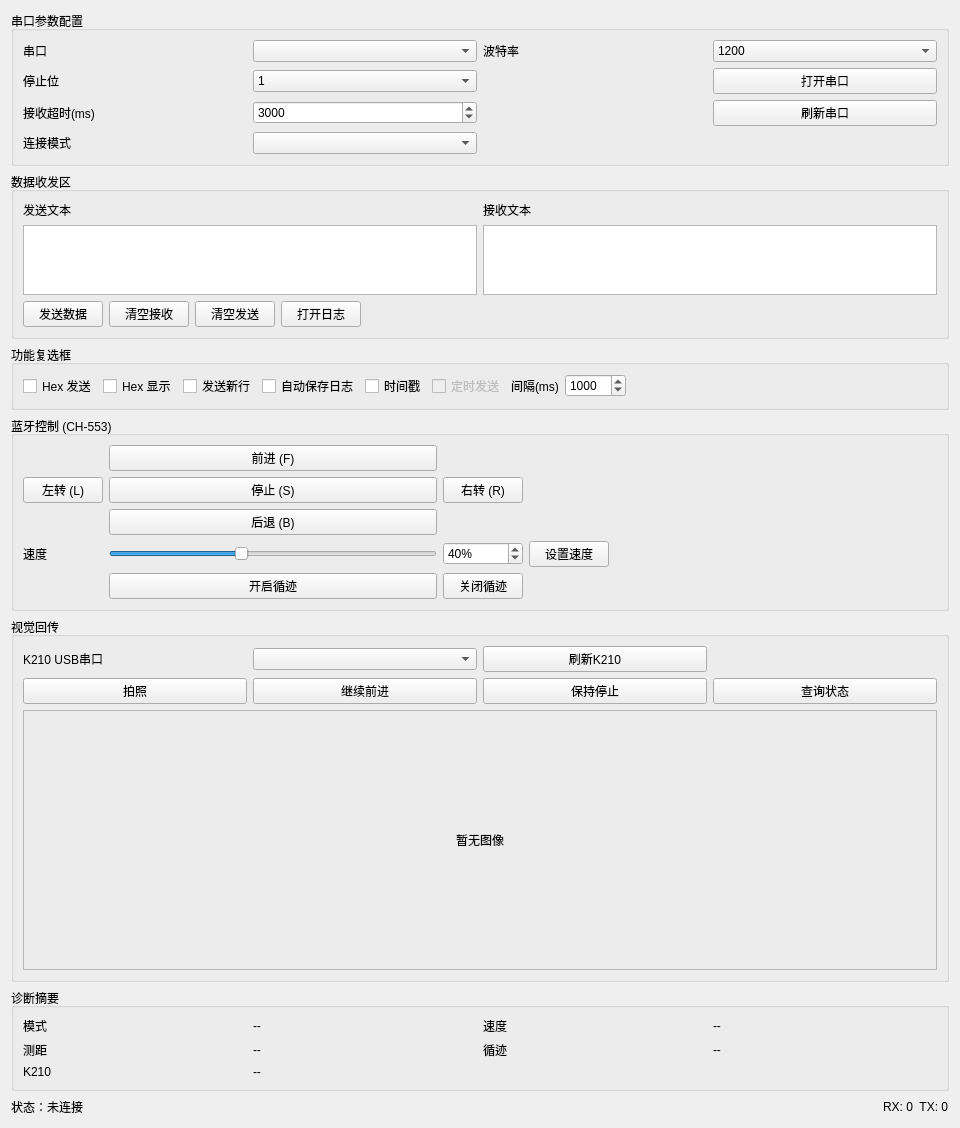
<?xml version="1.0" encoding="UTF-8"?>
<ui version="4.0">
 <class>Widget</class>
 <widget class="QWidget" name="Widget">
  <property name="geometry">
   <rect>
    <x>0</x>
    <y>0</y>
    <width>960</width>
    <height>1040</height>
   </rect>
  </property>
  <property name="windowTitle">
   <string>多功能串口助手</string>
  </property>
  <layout class="QGridLayout" name="rootLayout">
   <item row="0" column="0">
    <widget class="QGroupBox" name="configBox">
     <property name="title">
      <string>串口参数配置</string>
     </property>
     <layout class="QGridLayout" name="configLayout">
      <item row="0" column="0">
       <widget class="QLabel" name="portLabel">
        <property name="text">
         <string>串口</string>
        </property>
       </widget>
      </item>
      <item row="0" column="1">
       <widget class="QComboBox" name="portCombo"/>
      </item>
      <item row="0" column="2">
       <widget class="QLabel" name="baudLabel">
        <property name="text">
         <string>波特率</string>
        </property>
       </widget>
      </item>
      <item row="0" column="3">
       <widget class="QComboBox" name="baudCombo">
        <item>
         <property name="text">
          <string>1200</string>
         </property>
        </item>
        <item>
         <property name="text">
          <string>2400</string>
         </property>
        </item>
        <item>
         <property name="text">
          <string>4800</string>
         </property>
        </item>
        <item>
         <property name="text">
          <string>9600</string>
         </property>
        </item>
        <item>
         <property name="text">
          <string>19200</string>
         </property>
        </item>
        <item>
         <property name="text">
          <string>38400</string>
         </property>
        </item>
        <item>
         <property name="text">
          <string>57600</string>
         </property>
        </item>
        <item>
         <property name="text">
          <string>115200</string>
         </property>
        </item>
        <item>
         <property name="text">
          <string>230400</string>
         </property>
        </item>
        <item>
         <property name="text">
          <string>460800</string>
         </property>
        </item>
        <item>
         <property name="text">
          <string>921600</string>
         </property>
        </item>
       </widget>
      </item>
      <item row="2" column="0">
       <widget class="QLabel" name="stopBitsLabel">
        <property name="text">
         <string>停止位</string>
        </property>
       </widget>
      </item>
      <item row="2" column="1">
       <widget class="QComboBox" name="stopBitsCombo">
        <item>
         <property name="text">
          <string>1</string>
         </property>
        </item>
        <item>
         <property name="text">
          <string>2</string>
         </property>
        </item>
       </widget>
      </item>
      <item row="3" column="0">
       <widget class="QLabel" name="timeoutLabel">
        <property name="text">
         <string>接收超时(ms)</string>
        </property>
       </widget>
      </item>
      <item row="3" column="1">
       <widget class="QSpinBox" name="timeoutSpinBox">
        <property name="toolTip">
         <string>0 表示关闭超时检测</string>
        </property>
        <property name="minimum">
         <number>0</number>
        </property>
        <property name="maximum">
         <number>60000</number>
        </property>
        <property name="singleStep">
         <number>100</number>
        </property>
        <property name="value">
         <number>3000</number>
        </property>
       </widget>
      </item>
      <item row="3" column="3">
       <widget class="QPushButton" name="refreshBtn">
        <property name="text">
         <string>刷新串口</string>
        </property>
       </widget>
      </item>
      <item row="4" column="0">
       <widget class="QLabel" name="modeLabel">
        <property name="text">
         <string>连接模式</string>
        </property>
       </widget>
      </item>
      <item row="4" column="1">
       <widget class="QComboBox" name="modeCombo"/>
      </item>
      <item row="2" column="3">
       <widget class="QPushButton" name="openCloseBtn">
        <property name="text">
         <string>打开串口</string>
        </property>
       </widget>
      </item>
     </layout>
    </widget>
   </item>
   <item row="1" column="0">
    <widget class="QGroupBox" name="dataBox">
     <property name="title">
      <string>数据收发区</string>
     </property>
     <layout class="QGridLayout" name="dataLayout">
      <item row="0" column="0">
       <widget class="QLabel" name="sendLabel">
        <property name="text">
         <string>发送文本</string>
        </property>
       </widget>
      </item>
      <item row="0" column="1">
       <widget class="QLabel" name="recvLabel">
        <property name="text">
         <string>接收文本</string>
        </property>
       </widget>
      </item>
      <item row="1" column="0">
       <widget class="QPlainTextEdit" name="sendEdit"/>
      </item>
      <item row="1" column="1">
       <widget class="QPlainTextEdit" name="recvEdit"/>
      </item>
      <item row="2" column="0" colspan="2">
       <layout class="QHBoxLayout" name="controlLayout">
        <item>
         <widget class="QPushButton" name="sendBtn">
          <property name="text">
           <string>发送数据</string>
          </property>
         </widget>
        </item>
        <item>
         <widget class="QPushButton" name="clearRxBtn">
          <property name="text">
           <string>清空接收</string>
          </property>
         </widget>
        </item>
        <item>
         <widget class="QPushButton" name="clearTxBtn">
          <property name="text">
           <string>清空发送</string>
          </property>
         </widget>
        </item>
        <item>
         <widget class="QPushButton" name="openLogBtn">
          <property name="text">
           <string>打开日志</string>
          </property>
         </widget>
        </item>
        <item>
         <spacer name="horizontalSpacer">
          <property name="orientation">
           <enum>Qt::Horizontal</enum>
          </property>
          <property name="sizeHint" stdset="0">
           <size>
            <width>40</width>
            <height>20</height>
           </size>
          </property>
         </spacer>
        </item>
       </layout>
      </item>
     </layout>
    </widget>
   </item>
   <item row="2" column="0">
    <widget class="QGroupBox" name="funcBox">
     <property name="title">
      <string>功能复选框</string>
     </property>
     <layout class="QHBoxLayout" name="funcLayout">
      <item>
       <widget class="QCheckBox" name="hexSendCheck">
        <property name="text">
         <string>Hex 发送</string>
        </property>
       </widget>
      </item>
      <item>
       <widget class="QCheckBox" name="hexDisplayCheck">
        <property name="text">
         <string>Hex 显示</string>
        </property>
       </widget>
      </item>
      <item>
       <widget class="QCheckBox" name="appendNewlineCheck">
        <property name="text">
         <string>发送新行</string>
        </property>
       </widget>
      </item>
      <item>
       <widget class="QCheckBox" name="autoSaveLogCheck">
        <property name="text">
         <string>自动保存日志</string>
        </property>
       </widget>
      </item>
      <item>
       <widget class="QCheckBox" name="timestampCheck">
        <property name="text">
         <string>时间戳</string>
        </property>
       </widget>
      </item>
      <item>
       <widget class="QCheckBox" name="autoSendCheck">
        <property name="enabled">
         <bool>false</bool>
        </property>
        <property name="text">
         <string>定时发送</string>
        </property>
       </widget>
      </item>
      <item>
       <widget class="QLabel" name="autoSendLabel">
        <property name="text">
         <string>间隔(ms)</string>
        </property>
       </widget>
      </item>
      <item>
       <widget class="QSpinBox" name="autoSendInterval">
        <property name="toolTip">
         <string>定时发送间隔（毫秒）</string>
        </property>
        <property name="minimum">
         <number>100</number>
        </property>
        <property name="maximum">
         <number>60000</number>
        </property>
        <property name="singleStep">
         <number>100</number>
        </property>
        <property name="value">
         <number>1000</number>
        </property>
       </widget>
      </item>
      <item>
       <spacer name="horizontalSpacer_2">
        <property name="orientation">
         <enum>Qt::Horizontal</enum>
        </property>
        <property name="sizeHint" stdset="0">
         <size>
          <width>40</width>
          <height>20</height>
         </size>
        </property>
       </spacer>
      </item>
     </layout>
    </widget>
   </item>
   <item row="3" column="0">
    <widget class="QGroupBox" name="bluetoothBox">
     <property name="title">
      <string>蓝牙控制 (CH-553)</string>
     </property>
     <layout class="QGridLayout" name="btLayout">
      <item row="0" column="1">
       <widget class="QPushButton" name="btForwardBtn">
        <property name="text">
         <string>前进 (F)</string>
        </property>
       </widget>
      </item>
      <item row="1" column="0">
       <widget class="QPushButton" name="btLeftBtn">
        <property name="text">
         <string>左转 (L)</string>
        </property>
       </widget>
      </item>
      <item row="1" column="1">
       <widget class="QPushButton" name="btStopBtn">
        <property name="text">
         <string>停止 (S)</string>
        </property>
       </widget>
      </item>
      <item row="1" column="2">
       <widget class="QPushButton" name="btRightBtn">
        <property name="text">
         <string>右转 (R)</string>
        </property>
       </widget>
      </item>
      <item row="2" column="1">
       <widget class="QPushButton" name="btBackwardBtn">
        <property name="text">
         <string>后退 (B)</string>
        </property>
       </widget>
      </item>
      <item row="3" column="0">
       <widget class="QLabel" name="motorSpeedLabel">
        <property name="text">
         <string>速度</string>
        </property>
       </widget>
      </item>
      <item row="3" column="1">
       <widget class="QSlider" name="motorSpeedSlider">
        <property name="minimum">
         <number>0</number>
        </property>
        <property name="maximum">
         <number>100</number>
        </property>
        <property name="singleStep">
         <number>5</number>
        </property>
        <property name="pageStep">
         <number>10</number>
        </property>
        <property name="value">
         <number>40</number>
        </property>
        <property name="orientation">
         <enum>Qt::Horizontal</enum>
        </property>
       </widget>
      </item>
      <item row="3" column="2">
       <widget class="QSpinBox" name="motorSpeedSpin">
        <property name="suffix">
         <string>%</string>
        </property>
        <property name="minimum">
         <number>0</number>
        </property>
        <property name="maximum">
         <number>100</number>
        </property>
        <property name="singleStep">
         <number>5</number>
        </property>
        <property name="value">
         <number>40</number>
        </property>
       </widget>
      </item>
      <item row="3" column="3">
       <widget class="QPushButton" name="motorSpeedBtn">
        <property name="text">
         <string>设置速度</string>
        </property>
       </widget>
      </item>
      <item row="4" column="1">
       <widget class="QPushButton" name="trackOnBtn">
        <property name="text">
         <string>开启循迹</string>
        </property>
       </widget>
      </item>
      <item row="4" column="2">
       <widget class="QPushButton" name="trackOffBtn">
        <property name="text">
         <string>关闭循迹</string>
        </property>
       </widget>
      </item>
      <item row="1" column="4">
       <spacer name="btSpacer">
        <property name="orientation">
         <enum>Qt::Horizontal</enum>
        </property>
        <property name="sizeHint" stdset="0">
         <size>
          <width>40</width>
          <height>20</height>
         </size>
        </property>
       </spacer>
      </item>
     </layout>
    </widget>
   </item>
   <item row="4" column="0">
    <widget class="QGroupBox" name="visionBox">
     <property name="title">
      <string>视觉回传</string>
     </property>
     <layout class="QGridLayout" name="visionLayout">
      <item row="0" column="0">
       <widget class="QLabel" name="k210PortLabel">
        <property name="text">
         <string>K210 USB串口</string>
        </property>
       </widget>
      </item>
      <item row="0" column="1">
       <widget class="QComboBox" name="k210PortCombo"/>
      </item>
      <item row="0" column="2">
       <widget class="QPushButton" name="k210RefreshBtn">
        <property name="text">
         <string>刷新K210</string>
        </property>
       </widget>
      </item>
      <item row="1" column="0">
       <widget class="QPushButton" name="snapBtn">
        <property name="text">
         <string>拍照</string>
        </property>
       </widget>
      </item>
      <item row="1" column="1">
       <widget class="QPushButton" name="continueBtn">
        <property name="text">
         <string>继续前进</string>
        </property>
       </widget>
      </item>
      <item row="1" column="2">
       <widget class="QPushButton" name="holdBtn">
        <property name="text">
         <string>保持停止</string>
        </property>
       </widget>
      </item>
      <item row="1" column="3">
       <widget class="QPushButton" name="statusBtn">
        <property name="text">
         <string>查询状态</string>
        </property>
       </widget>
      </item>
      <item row="2" column="0" colspan="4">
       <widget class="QLabel" name="imagePreviewLabel">
        <property name="minimumSize">
         <size>
          <width>0</width>
          <height>260</height>
         </size>
        </property>
        <property name="frameShape">
         <enum>QFrame::StyledPanel</enum>
        </property>
        <property name="text">
         <string>暂无图像</string>
        </property>
        <property name="alignment">
         <set>Qt::AlignCenter</set>
        </property>
       </widget>
      </item>
     </layout>
   </widget>
  </item>
  <item row="5" column="0">
   <widget class="QGroupBox" name="diagBox">
    <property name="title">
     <string>诊断摘要</string>
    </property>
    <layout class="QGridLayout" name="diagLayout">
     <item row="0" column="0">
      <widget class="QLabel" name="modeValueTitle">
       <property name="text">
        <string>模式</string>
       </property>
      </widget>
     </item>
     <item row="0" column="1">
      <widget class="QLabel" name="modeValueLabel">
       <property name="text">
        <string>--</string>
       </property>
      </widget>
     </item>
     <item row="0" column="2">
      <widget class="QLabel" name="speedValueTitle">
       <property name="text">
        <string>速度</string>
       </property>
      </widget>
     </item>
     <item row="0" column="3">
      <widget class="QLabel" name="speedValueLabel">
       <property name="text">
        <string>--</string>
       </property>
      </widget>
     </item>
     <item row="1" column="0">
      <widget class="QLabel" name="distanceValueTitle">
       <property name="text">
        <string>测距</string>
       </property>
      </widget>
     </item>
     <item row="1" column="1">
      <widget class="QLabel" name="distanceValueLabel">
       <property name="text">
        <string>--</string>
       </property>
      </widget>
     </item>
     <item row="1" column="2">
      <widget class="QLabel" name="trackValueTitle">
       <property name="text">
        <string>循迹</string>
       </property>
      </widget>
     </item>
     <item row="1" column="3">
      <widget class="QLabel" name="trackValueLabel">
       <property name="text">
        <string>--</string>
       </property>
      </widget>
     </item>
     <item row="2" column="0">
      <widget class="QLabel" name="k210ValueTitle">
       <property name="text">
        <string>K210</string>
       </property>
      </widget>
     </item>
     <item row="2" column="1" colspan="3">
      <widget class="QLabel" name="k210ValueLabel">
       <property name="text">
        <string>--</string>
       </property>
      </widget>
     </item>
    </layout>
   </widget>
  </item>
  <item row="6" column="0">
   <layout class="QHBoxLayout" name="statusLayout">
     <item>
      <widget class="QLabel" name="statusLabel">
       <property name="text">
        <string>状态：未连接</string>
       </property>
      </widget>
     </item>
     <item>
      <spacer name="statusSpacer">
       <property name="orientation">
        <enum>Qt::Horizontal</enum>
       </property>
       <property name="sizeHint" stdset="0">
        <size>
         <width>40</width>
         <height>20</height>
        </size>
       </property>
      </spacer>
     </item>
     <item>
      <widget class="QLabel" name="byteCountLabel">
       <property name="text">
        <string>RX: 0  TX: 0</string>
       </property>
      </widget>
     </item>
    </layout>
   </item>
  </layout>
 </widget>
 <resources/>
 <connections/>
</ui>
